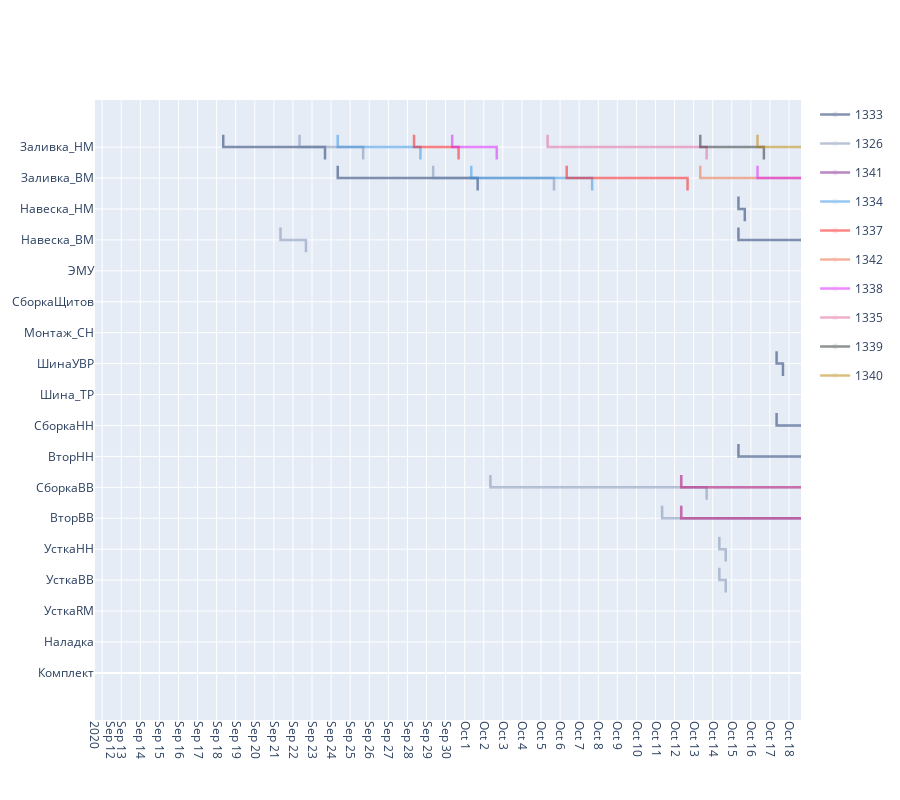

The notebook cell this image was saved under:
### Code cell
%autoreload
ctrl.get_fig(10,0)
